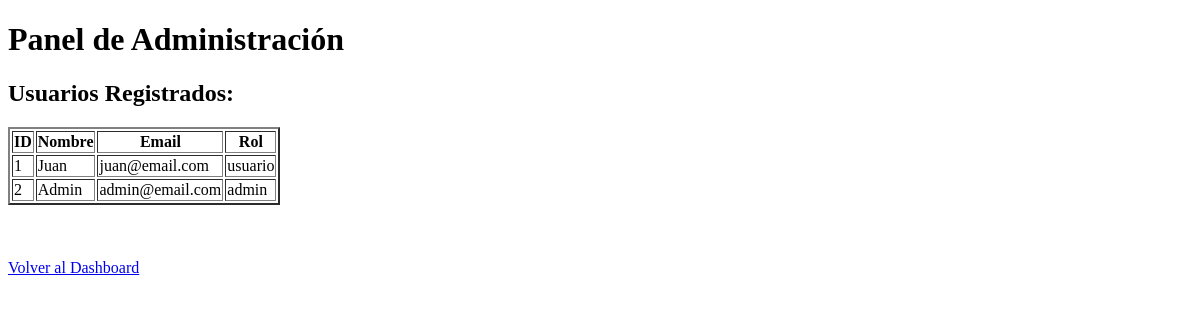
Before: /admin (signed in) with the older database file.
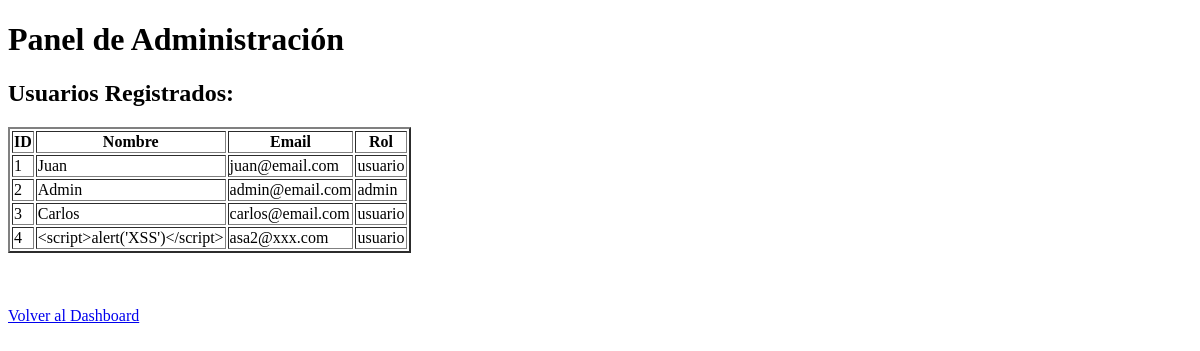
After: the same page with the newer database file.
### models/user.py (models this page shows, shortened)
class User(db.Model): #aprovecho y traigo una clase padre
    id = db.Column(db.Integer, primary_key = True)
    email = db.Column(db.String(50), unique = True, nullable = False)
    password = db.Column(db.String(255), nullable = False)
    nombre = db.Column(db.String(50), nullable = False)
    role = db.Column(db.String(20), nullable = False, default = 'usuario')

### blueprints/admin.py (the view)
@admin_bp.route('/admin', methods = ['GET'])
def mostrar_adminpanel():
    error = verificar_admin()
    if error:
        return error
    usuarios = User.query.all()
    return render_template('admin.html', usuarios = usuarios)

### app.py (called while the page is built)
@app.after_request
def security_headers(response):
    response.headers['X-Content-Type-Options'] = 'nosniff' #contra ataques de tipo MIME sniffing
    response.headers['X-Frame-Options'] = 'DENY' #Protege contra clickjacking
    return response

### blueprints/admin.py (called while the page is built)
def verificar_admin():
    if 'id' not in session:
        return redirect('/login')
    if session.get('role') != 'admin':
        return "Acceso denegado. Solo administradores."
    return None  # Si todo está bien, no retorna nada

### templates/admin.html (shortened to what this page needs)
<!DOCTYPE html>
<html>
<head>
</head>
<body>
    <h1>Panel de Administración</h1>
    <h2>Usuarios Registrados:</h2>
    <table border="2">
        <tr>
            <th>ID</th>
            <th>Nombre</th>
            <th>Email</th>
            <th>Rol</th>
        </tr>
        {% for usuario in usuarios %}
        <tr>
            <td>{{ usuario.id }}</td>
            <td>{{ usuario.nombre }}</td>
            <td>{{ usuario.email }}</td>
            <td>{{ usuario.role }}</td>
        </tr>
        {% endfor %}
    </table>
    <br><br><br>
    <a href="/dashboard">Volver al Dashboard</a>
</body>
</html>

Changed rows visible on the page:
added User: id "3", nombre "Carlos", email "carlos@email.com", role "usuario"
added User: id "4", nombre "<script>alert('XSS')</script>", email "asa2@xxx.com", role "usuario"
